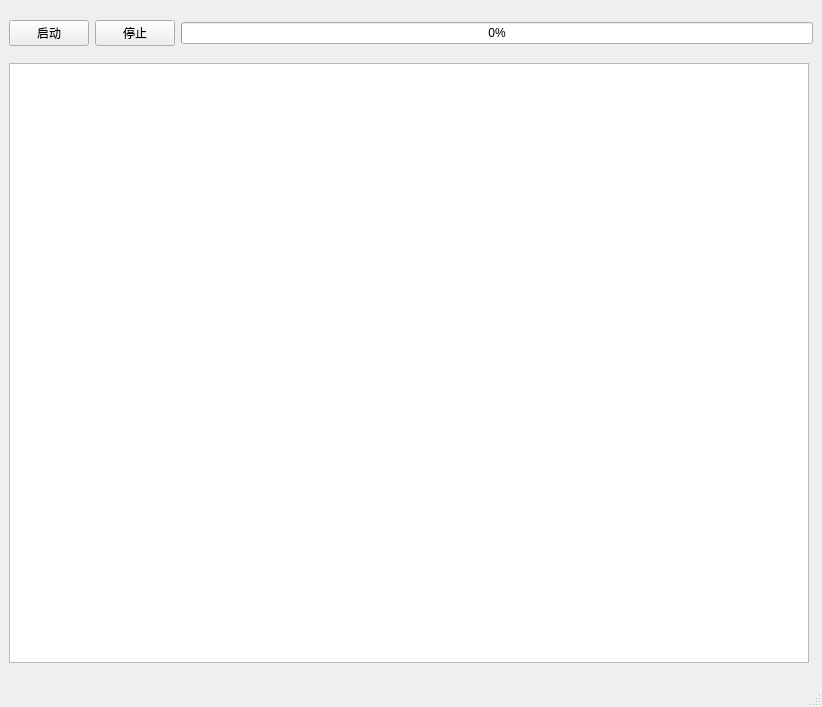
<?xml version="1.0" encoding="UTF-8"?>
<ui version="4.0">
 <class>MainWindow</class>
 <widget class="QMainWindow" name="MainWindow">
  <property name="geometry">
   <rect>
    <x>0</x>
    <y>0</y>
    <width>822</width>
    <height>707</height>
   </rect>
  </property>
  <property name="windowTitle">
   <string>MainWindow</string>
  </property>
  <widget class="QWidget" name="centralwidget">
   <layout class="QVBoxLayout" name="verticalLayout">
    <item>
     <layout class="QHBoxLayout" name="horizontalLayout">
      <item>
       <widget class="QPushButton" name="startButton">
        <property name="text">
         <string>启动</string>
        </property>
       </widget>
      </item>
      <item>
       <widget class="QPushButton" name="stopButton">
        <property name="text">
         <string>停止</string>
        </property>
       </widget>
      </item>
      <item>
       <widget class="QProgressBar" name="progressBar">
        <property name="value">
         <number>0</number>
        </property>
       </widget>
      </item>
     </layout>
    </item>
    <item>
     <widget class="QGraphicsView" name="graphicsView">
      <property name="minimumSize">
       <size>
        <width>800</width>
        <height>600</height>
       </size>
      </property>
      <property name="maximumSize">
       <size>
        <width>800</width>
        <height>600</height>
       </size>
      </property>
     </widget>
    </item>
   </layout>
  </widget>
  <widget class="QMenuBar" name="menubar">
   <property name="geometry">
    <rect>
     <x>0</x>
     <y>0</y>
     <width>822</width>
     <height>24</height>
    </rect>
   </property>
  </widget>
  <widget class="QStatusBar" name="statusbar"/>
 </widget>
 <resources/>
 <connections/>
</ui>
